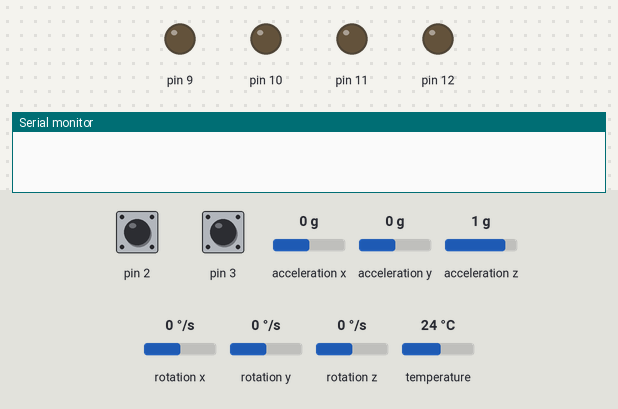
Bench run of a sketch on a simulated Arduino Uno, built with avr-gcc and run on an emulated ATmega328P. Shown: output pins drawn as LEDs (lit = HIGH), the last lines printed to the serial monitor. Inputs (shaded band) come from the test bench; at power-on: rotation z 0 °/s, pin 2 HIGH, pin 3 HIGH, acceleration x 0 g, acceleration y 0 g, acceleration z 1 g, rotation x 0 °/s, rotation y 0 °/s, temperature 24 °C.

Above: at 1.3 s.
1.4 s: rotation z set to 192 °/s
4.4 s: rotation z set to -192 °/s
At 6.7 s:
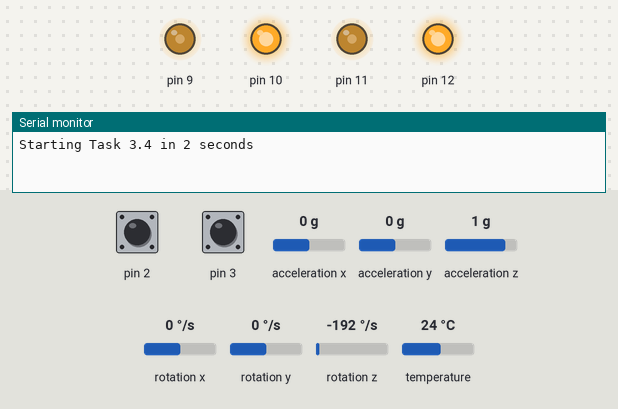
7.4 s: rotation z set to 114 °/s
10.4 s: rotation z set to 0 °/s
At 12.8 s:
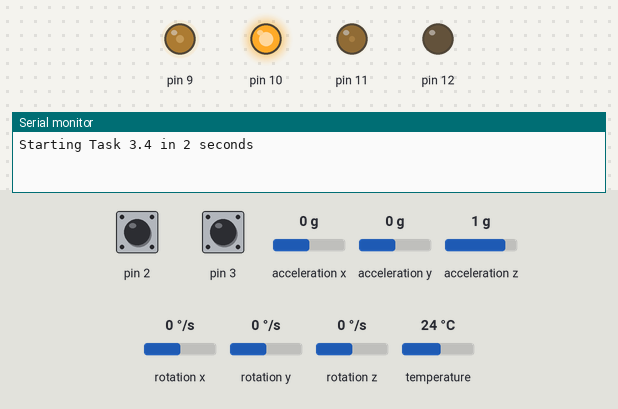
Timing chart, 0 to 23.9 s (numbered marks = the images above; inputs shaded):
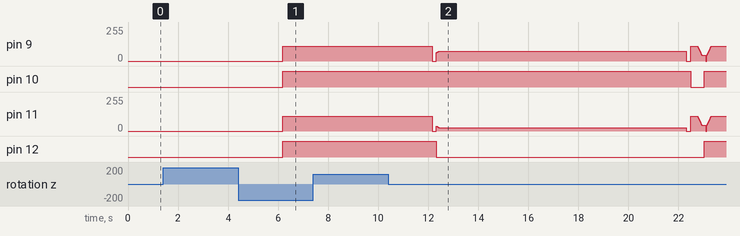

The sketch:

Task_3d.ino
```cpp
#include <Arduino.h>
#include <Wire.h>
#include <Adafruit_MPU6050.h>
#include <Adafruit_Sensor.h>
#include <math.h>

const float WHEEL_DIAMETER = 32.0f;
const uint16_t COUNTS_PER_REVOLUTION = 694;
const float MAZE_CELL_MM = 180.0f;

const char COMMANDS[] = "LFRFFLFR";

namespace mtrn3100 {

class Motor {
public:
    Motor(uint8_t pwmPin, uint8_t directionPin)
        : pwm_pin(pwmPin), dir_pin(directionPin) {
        pinMode(pwm_pin, OUTPUT);
        pinMode(dir_pin, OUTPUT);
    }

    void setPWM(int16_t pwm) {
        pwm = constrain(pwm, -255, 255);

        if (pwm == 0) {
            analogWrite(pwm_pin, 0);
            return;
        }

        digitalWrite(dir_pin, pwm > 0 ? HIGH : LOW);
        analogWrite(pwm_pin, abs(pwm));
    }

private:
    const uint8_t pwm_pin;
    const uint8_t dir_pin;
};

class Encoder {
public:
    Encoder(uint8_t enc1, uint8_t enc2)
        : encoder1_pin(enc1), encoder2_pin(enc2) {
        pinMode(encoder1_pin, INPUT_PULLUP);
        pinMode(encoder2_pin, INPUT_PULLUP);

        if (instance1 == nullptr) {
            instance1 = this;
            attachInterrupt(
                digitalPinToInterrupt(encoder1_pin),
                readEncoderISR1,
                RISING
            );
        } else if (instance2 == nullptr) {
            instance2 = this;
            attachInterrupt(
                digitalPinToInterrupt(encoder1_pin),
                readEncoderISR2,
                RISING
            );
        }
    }

    void readEncoder() {
        if (digitalRead(encoder2_pin) == HIGH) {
            count++;
        } else {
            count--;
        }
    }

    long getCount() {
        noInterrupts();
        long copy = count;
        interrupts();
        return copy;
    }

    float getRotation() {
        return
            static_cast<float>(getCount()) /
            static_cast<float>(COUNTS_PER_REVOLUTION) *
            2.0f * PI;
    }

    void reset() {
        noInterrupts();
        count = 0;
        interrupts();
    }

private:
    const uint8_t encoder1_pin;
    const uint8_t encoder2_pin;
    volatile long count = 0;

    static Encoder* instance1;
    static Encoder* instance2;

    static void readEncoderISR1() {
        if (instance1 != nullptr) {
            instance1->readEncoder();
        }
    }

    static void readEncoderISR2() {
        if (instance2 != nullptr) {
            instance2->readEncoder();
        }
    }
};

Encoder* Encoder::instance1 = nullptr;
Encoder* Encoder::instance2 = nullptr;

}

mtrn3100::Motor leftMotor(11, 12);
mtrn3100::Motor rightMotor(9, 10);
mtrn3100::Encoder leftEncoder(2, 7);
mtrn3100::Encoder rightEncoder(3, 8);

Adafruit_MPU6050 mpu;

float gyroBiasZ = 0.0f;
float yawDegrees = 0.0f;
uint32_t previousIMUTime = 0;

void calibrateGyro();
void updateYaw();
void driveDistance(float targetDistanceMM, int driveSpeed);
void turnRelative(float relativeDegrees);
void executeCommand(char command);
void stopMotors();

void setup() {
    Serial.begin(9600);
    Wire.begin();

    if (!mpu.begin()) {
        Serial.println("MPU6050 not detected");
        while (true) {
            stopMotors();
            delay(100);
        }
    }

    mpu.setGyroRange(MPU6050_RANGE_500_DEG);
    mpu.setFilterBandwidth(MPU6050_BAND_21_HZ);

    delay(500);
    calibrateGyro();

    Serial.println("Starting Task 3.4 in 2 seconds");
    delay(2000);

    for (size_t i = 0; COMMANDS[i] != '\0'; i++) {
        executeCommand(COMMANDS[i]);
        stopMotors();
        delay(150);
    }

    stopMotors();
    Serial.println("Task 3.4 finished");
}

void loop() {
}

void calibrateGyro() {
    const int SAMPLE_COUNT = 500;
    float total = 0.0f;

    for (int i = 0; i < SAMPLE_COUNT; i++) {
        sensors_event_t acceleration;
        sensors_event_t gyro;
        sensors_event_t temperature;

        mpu.getEvent(&acceleration, &gyro, &temperature);
        total += gyro.gyro.z;
        delay(5);
    }

    gyroBiasZ = total / SAMPLE_COUNT;
    yawDegrees = 0.0f;
    previousIMUTime = micros();
}

void updateYaw() {
    sensors_event_t acceleration;
    sensors_event_t gyro;
    sensors_event_t temperature;

    mpu.getEvent(&acceleration, &gyro, &temperature);

    uint32_t currentTime = micros();

    if (previousIMUTime == 0) {
        previousIMUTime = currentTime;
        return;
    }

    float dt =
        static_cast<float>(currentTime - previousIMUTime) /
        1000000.0f;

    previousIMUTime = currentTime;

    float yawRateDeg =
        (gyro.gyro.z - gyroBiasZ) * 180.0f / PI;

    if (fabs(yawRateDeg) < 0.2f) {
        yawRateDeg = 0.0f;
    }

    yawDegrees += yawRateDeg * dt;
}

void driveDistance(float targetDistanceMM, int driveSpeed) {
    leftEncoder.reset();
    rightEncoder.reset();

    const float KP = 40.0f;
    const float KD = 5.0f;
    const float MAX_CORRECTION = 25.0f;

    const uint32_t CONTROL_PERIOD_US = 10000;
    const uint32_t MAX_DRIVE_TIME_MS = 10000;

    float heading = 0.0f;
    float averageDistance = 0.0f;

    uint32_t previousControlTime = micros();
    uint32_t startTime = millis();

    while (averageDistance < targetDistanceMM) {
        uint32_t currentTime = micros();

        if (currentTime - previousControlTime < CONTROL_PERIOD_US) {
            continue;
        }

        float dt =
            static_cast<float>(currentTime - previousControlTime) /
            1000000.0f;

        previousControlTime = currentTime;

        sensors_event_t acceleration;
        sensors_event_t gyro;
        sensors_event_t temperature;

        mpu.getEvent(&acceleration, &gyro, &temperature);

        float yawRate = gyro.gyro.z - gyroBiasZ;
        heading += yawRate * dt;

        float headingError = -heading;

        float correction =
            KP * headingError -
            KD * yawRate;

        correction = constrain(
            correction,
            -MAX_CORRECTION,
            MAX_CORRECTION
        );

        int leftPWM = -(driveSpeed - correction);
        int rightPWM = driveSpeed + correction;

        leftMotor.setPWM(leftPWM);
        rightMotor.setPWM(rightPWM);

        float leftDistance =
            fabs(leftEncoder.getRotation()) *
            (WHEEL_DIAMETER / 2.0f);

        float rightDistance =
            fabs(rightEncoder.getRotation()) *
            (WHEEL_DIAMETER / 2.0f);

        averageDistance =
            (leftDistance + rightDistance) / 2.0f;

        if (millis() - startTime >= MAX_DRIVE_TIME_MS) {
            break;
        }
    }

    stopMotors();
}

void turnRelative(float relativeDegrees) {
    updateYaw();

    float targetYaw = yawDegrees + relativeDegrees;

    const float KP = 2.8f;
    const float KD = 0.18f;

    const float ANGLE_TOLERANCE = 3.0f;
    const int MIN_TURN_PWM = 45;
    const int MAX_TURN_PWM = 110;

    const uint32_t CONTROL_PERIOD_US = 10000;
    const uint32_t MAX_TURN_TIME_MS = 6000;

    uint32_t previousControlTime = micros();
    uint32_t startTime = millis();
    uint32_t insideToleranceSince = 0;

    while (millis() - startTime < MAX_TURN_TIME_MS) {
        uint32_t currentTime = micros();

        if (currentTime - previousControlTime < CONTROL_PERIOD_US) {
            continue;
        }

        float dt =
            static_cast<float>(currentTime - previousControlTime) /
            1000000.0f;

        previousControlTime = currentTime;

        sensors_event_t acceleration;
        sensors_event_t gyro;
        sensors_event_t temperature;

        mpu.getEvent(&acceleration, &gyro, &temperature);

        float yawRateDeg =
            (gyro.gyro.z - gyroBiasZ) * 180.0f / PI;

        if (fabs(yawRateDeg) < 0.2f) {
            yawRateDeg = 0.0f;
        }

        yawDegrees += yawRateDeg * dt;

        float error = targetYaw - yawDegrees;

        if (fabs(error) <= ANGLE_TOLERANCE) {
            stopMotors();

            if (insideToleranceSince == 0) {
                insideToleranceSince = millis();
            }

            if (millis() - insideToleranceSince >= 200) {
                break;
            }

            continue;
        }

        insideToleranceSince = 0;

        float output =
            KP * error -
            KD * yawRateDeg;

        output = constrain(
            output,
            -static_cast<float>(MAX_TURN_PWM),
            static_cast<float>(MAX_TURN_PWM)
        );

        int turnPWM = static_cast<int>(roundf(output));

        if (turnPWM > 0 && turnPWM < MIN_TURN_PWM) {
            turnPWM = MIN_TURN_PWM;
        } else if (turnPWM < 0 && turnPWM > -MIN_TURN_PWM) {
            turnPWM = -MIN_TURN_PWM;
        }

        leftMotor.setPWM(turnPWM);
        rightMotor.setPWM(turnPWM);
    }

    stopMotors();
}

void executeCommand(char command) {
    command = static_cast<char>(tolower(command));

    switch (command) {
        case 'f':
            driveDistance(MAZE_CELL_MM, 50);
            break;

        case 'l':
            turnRelative(90.0f);
            break;

        case 'r':
            turnRelative(-90.0f);
            break;
    }
}

void stopMotors() {
    leftMotor.setPWM(0);
    rightMotor.setPWM(0);
}
```

Measured:
- after the input at 7.4 s, every drawn part: stays the same
